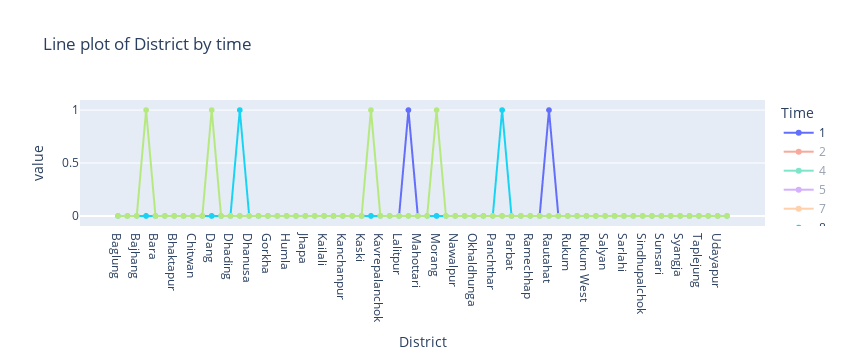

This figure's notebook cell:
### Code cell
Time = pd.read_csv('Time.csv')
ts = pd.DataFrame(df.groupby(['District','Time']).size().unstack(fill_value=0))
#ts= ts.loc[:,(ts[ts.columns].sum() > 70).values]
fig_lin = px.line(ts, title = 'Line plot of District by time', color = 'Time', markers = True,width=850) #text="value")
fig_lin.update_layout(xaxis = dict(showline=False,showgrid=False))
fig_lin.show()

### Figure 1 — Plotly figure (JSON) as saved in the notebook; plotly's stock layout.template omitted (floating-point values rounded to 4 significant figures)
{"data": [{"hovertemplate": "Time=1<br>District=%{x}<br>value=%{y}<extra></extra>", "legendgroup": "1", "line": {"color": "#636efa", "dash": "solid"}, "marker": {"symbol": "circle"}, "mode": "markers+lines", "name": "1", "showlegend": true, "type": "scattergl", "visible": true, "x": ["Baglung", "Baitadi", "Bajhang", "Banke", "Bara", "Bardiya", "Bhaktapur", "Bhojpur", "Chitwan", "Dailekh", "Dang", "Darchula", "Dhading", "Dhankuta", "Dhanusa", "Dolpa", "Gorkha", "Gulmi", "Humla", "Ilam", "Jhapa", "Jumla", "Kailali", "Kalikot", "Kanchanpur", "Kapilvastu", "Kaski", "Kathmandu", "Kavrepalanchok", "Khotang", "Lalitpur", "Lamjung", "Mahottari", "Makwanpur", "Morang", "Myagdi", "Nawalpur", "Nuwakot", "Okhaldhunga", "Palpa", "Panchthar", "Parasi", "Parbat", "Parsa", "Ramechhap", "Rasuwa", "Rautahat", "Rolpa", "Rukum", "Rukum East", "Rukum West", "Rupandehi", "Salyan", "Saptari", "Sarlahi", "Sindhuli", "Sindhupalchok", "Siraha", "Sunsari", "Surkhet", "Syangja", "Tanahu", "Taplejung", "Terhathum", "Udayapur", "siraha"], "xaxis": "x", "y": [0, 0, 0, 0, 0, 0, 0, 0, 0, 0, 0, 0, 0, 0, 0, 0, 0, 0, 0, 0, 0, 0, 0, 0, 0, 0, 0, 0, 0, 0, 0, 1, 0, 0, 0, 0, 0, 0, 0, 0, 0, 0, 0, 0, 0, 0, 1, 0, 0, 0, 0, 0, 0, 0, 0, 0, 0, 0, 0, 0, 0, 0, 0, 0, 0, 0], "yaxis": "y"}, {"hovertemplate": "Time=2<br>District=%{x}<br>value=%{y}<extra></extra>", "legendgroup": "2", "line": {"color": "#EF553B", "dash": "solid"}, "marker": {"symbol": "circle"}, "mode": "markers+lines", "name": "2", "showlegend": true, "type": "scattergl", "visible": "legendonly", "x": ["Baglung", "Baitadi", "Bajhang", "Banke", "Bara", "Bardiya", "Bhaktapur", "Bhojpur", "Chitwan", "Dailekh", "Dang", "Darchula", "Dhading", "Dhankuta", "Dhanusa", "Dolpa", "Gorkha", "Gulmi", "Humla", "Ilam", "Jhapa", "Jumla", "Kailali", "Kalikot", "Kanchanpur", "Kapilvastu", "Kaski", "Kathmandu", "Kavrepalanchok", "Khotang", "Lalitpur", "Lamjung", "Mahottari", "Makwanpur", "Morang", "Myagdi", "Nawalpur", "Nuwakot", "Okhaldhunga", "Palpa", "Panchthar", "Parasi", "Parbat", "Parsa", "Ramechhap", "Rasuwa", "Rautahat", "Rolpa", "Rukum", "Rukum East", "Rukum West", "Rupandehi", "Salyan", "Saptari", "Sarlahi", "Sindhuli", "Sindhupalchok", "Siraha", "Sunsari", "Surkhet", "Syangja", "Tanahu", "Taplejung", "Terhathum", "Udayapur", "siraha"], "xaxis": "x", "y": [2, 0, 0, 6, 3, 3, 3, 1, 1, 1, 5, 1, 0, 1, 2, 1, 1, 0, 1, 1, 4, 0, 7, 1, 3, 5, 3, 8, 1, 3, 2, 0, 1, 1, 2, 1, 0, 1, 1, 2, 1, 0, 0, 1, 1, 0, 9, 1, 0, 1, 2, 2, 0, 5, 1, 2, 1, 4, 3, 0, 1, 2, 0, 1, 5, 0], "yaxis": "y"}, {"hovertemplate": "Time=4<br>District=%{x}<br>value=%{y}<extra></extra>", "legendgroup": "4", "line": {"color": "#00cc96", "dash": "solid"}, "marker": {"symbol": "circle"}, "mode": "markers+lines", "name": "4", "showlegend": true, "type": "scattergl", "visible": "legendonly", "x": ["Baglung", "Baitadi", "Bajhang", "Banke", "Bara", "Bardiya", "Bhaktapur", "Bhojpur", "Chitwan", "Dailekh", "Dang", "Darchula", "Dhading", "Dhankuta", "Dhanusa", "Dolpa", "Gorkha", "Gulmi", "Humla", "Ilam", "Jhapa", "Jumla", "Kailali", "Kalikot", "Kanchanpur", "Kapilvastu", "Kaski", "Kathmandu", "Kavrepalanchok", "Khotang", "Lalitpur", "Lamjung", "Mahottari", "Makwanpur", "Morang", "Myagdi", "Nawalpur", "Nuwakot", "Okhaldhunga", "Palpa", "Panchthar", "Parasi", "Parbat", "Parsa", "Ramechhap", "Rasuwa", "Rautahat", "Rolpa", "Rukum", "Rukum East", "Rukum West", "Rupandehi", "Salyan", "Saptari", "Sarlahi", "Sindhuli", "Sindhupalchok", "Siraha", "Sunsari", "Surkhet", "Syangja", "Tanahu", "Taplejung", "Terhathum", "Udayapur", "siraha"], "xaxis": "x", "y": [0, 0, 0, 0, 0, 0, 0, 1, 0, 0, 0, 0, 0, 0, 0, 0, 0, 0, 0, 0, 0, 0, 0, 0, 0, 0, 0, 0, 0, 0, 0, 0, 0, 0, 0, 0, 0, 0, 0, 0, 0, 0, 0, 0, 0, 0, 0, 0, 0, 0, 0, 0, 0, 0, 0, 0, 0, 0, 0, 0, 0, 0, 0, 0, 0, 0], "yaxis": "y"}, {"hovertemplate": "Time=5<br>District=%{x}<br>value=%{y}<extra></extra>", "legendgroup": "5", "line": {"color": "#ab63fa", "dash": "solid"}, "marker": {"symbol": "circle"}, "mode": "markers+lines", "name": "5", "showlegend": true, "type": "scattergl", "visible": "legendonly", "x": ["Baglung", "Baitadi", "Bajhang", "Banke", "Bara", "Bardiya", "Bhaktapur", "Bhojpur", "Chitwan", "Dailekh", "Dang", "Darchula", "Dhading", "Dhankuta", "Dhanusa", "Dolpa", "Gorkha", "Gulmi", "Humla", "Ilam", "Jhapa", "Jumla", "Kailali", "Kalikot", "Kanchanpur", "Kapilvastu", "Kaski", "Kathmandu", "Kavrepalanchok", "Khotang", "Lalitpur", "Lamjung", "Mahottari", "Makwanpur", "Morang", "Myagdi", "Nawalpur", "Nuwakot", "Okhaldhunga", "Palpa", "Panchthar", "Parasi", "Parbat", "Parsa", "Ramechhap", "Rasuwa", "Rautahat", "Rolpa", "Rukum", "Rukum East", "Rukum West", "Rupandehi", "Salyan", "Saptari", "Sarlahi", "Sindhuli", "Sindhupalchok", "Siraha", "Sunsari", "Surkhet", "Syangja", "Tanahu", "Taplejung", "Terhathum", "Udayapur", "siraha"], "xaxis": "x", "y": [0, 0, 0, 0, 0, 0, 0, 0, 0, 0, 0, 0, 0, 0, 0, 0, 0, 0, 0, 0, 0, 0, 0, 0, 0, 0, 0, 0, 0, 0, 0, 0, 0, 0, 0, 0, 0, 0, 0, 0, 0, 0, 0, 0, 0, 0, 0, 0, 0, 0, 0, 0, 0, 0, 0, 0, 0, 0, 0, 1, 0, 0, 0, 0, 0, 0], "yaxis": "y"}, {"hovertemplate": "Time=7<br>District=%{x}<br>value=%{y}<extra></extra>", "legendgroup": "7", "line": {"color": "#FFA15A", "dash": "solid"}, "marker": {"symbol": "circle"}, "mode": "markers+lines", "name": "7", "showlegend": true, "type": "scattergl", "visible": "legendonly", "x": ["Baglung", "Baitadi", "Bajhang", "Banke", "Bara", "Bardiya", "Bhaktapur", "Bhojpur", "Chitwan", "Dailekh", "Dang", "Darchula", "Dhading", "Dhankuta", "Dhanusa", "Dolpa", "Gorkha", "Gulmi", "Humla", "Ilam", "Jhapa", "Jumla", "Kailali", "Kalikot", "Kanchanpur", "Kapilvastu", "Kaski", "Kathmandu", "Kavrepalanchok", "Khotang", "Lalitpur", "Lamjung", "Mahottari", "Makwanpur", "Morang", "Myagdi", "Nawalpur", "Nuwakot", "Okhaldhunga", "Palpa", "Panchthar", "Parasi", "Parbat", "Parsa", "Ramechhap", "Rasuwa", "Rautahat", "Rolpa", "Rukum", "Rukum East", "Rukum West", "Rupandehi", "Salyan", "Saptari", "Sarlahi", "Sindhuli", "Sindhupalchok", "Siraha", "Sunsari", "Surkhet", "Syangja", "Tanahu", "Taplejung", "Terhathum", "Udayapur", "siraha"], "xaxis": "x", "y": [0, 0, 0, 0, 0, 0, 0, 0, 0, 0, 0, 0, 0, 0, 0, 0, 0, 0, 0, 0, 1, 0, 0, 0, 1, 0, 0, 0, 0, 0, 0, 0, 0, 0, 0, 0, 0, 0, 0, 0, 0, 0, 0, 0, 0, 0, 1, 0, 0, 0, 0, 0, 0, 0, 0, 0, 0, 0, 0, 0, 0, 0, 0, 0, 1, 0], "yaxis": "y"}, {"hovertemplate": "Time=8<br>District=%{x}<br>value=%{y}<extra></extra>", "legendgroup": "8", "line": {"color": "#19d3f3", "dash": "solid"}, "marker": {"symbol": "circle"}, "mode": "markers+lines", "name": "8", "showlegend": true, "type": "scattergl", "visible": true, "x": ["Baglung", "Baitadi", "Bajhang", "Banke", "Bara", "Bardiya", "Bhaktapur", "Bhojpur", "Chitwan", "Dailekh", "Dang", "Darchula", "Dhading", "Dhankuta", "Dhanusa", "Dolpa", "Gorkha", "Gulmi", "Humla", "Ilam", "Jhapa", "Jumla", "Kailali", "Kalikot", "Kanchanpur", "Kapilvastu", "Kaski", "Kathmandu", "Kavrepalanchok", "Khotang", "Lalitpur", "Lamjung", "Mahottari", "Makwanpur", "Morang", "Myagdi", "Nawalpur", "Nuwakot", "Okhaldhunga", "Palpa", "Panchthar", "Parasi", "Parbat", "Parsa", "Ramechhap", "Rasuwa", "Rautahat", "Rolpa", "Rukum", "Rukum East", "Rukum West", "Rupandehi", "Salyan", "Saptari", "Sarlahi", "Sindhuli", "Sindhupalchok", "Siraha", "Sunsari", "Surkhet", "Syangja", "Tanahu", "Taplejung", "Terhathum", "Udayapur", "siraha"], "xaxis": "x", "y": [0, 0, 0, 0, 0, 0, 0, 0, 0, 0, 0, 0, 0, 1, 0, 0, 0, 0, 0, 0, 0, 0, 0, 0, 0, 0, 0, 0, 0, 0, 0, 0, 0, 0, 0, 0, 0, 0, 0, 0, 0, 1, 0, 0, 0, 0, 0, 0, 0, 0, 0, 0, 0, 0, 0, 0, 0, 0, 0, 0, 0, 0, 0, 0, 0, 0], "yaxis": "y"}, {"hovertemplate": "Time=9<br>District=%{x}<br>value=%{y}<extra></extra>", "legendgroup": "9", "line": {"color": "#FF6692", "dash": "solid"}, "marker": {"symbol": "circle"}, "mode": "markers+lines", "name": "9", "showlegend": true, "type": "scattergl", "visible": "legendonly", "x": ["Baglung", "Baitadi", "Bajhang", "Banke", "Bara", "Bardiya", "Bhaktapur", "Bhojpur", "Chitwan", "Dailekh", "Dang", "Darchula", "Dhading", "Dhankuta", "Dhanusa", "Dolpa", "Gorkha", "Gulmi", "Humla", "Ilam", "Jhapa", "Jumla", "Kailali", "Kalikot", "Kanchanpur", "Kapilvastu", "Kaski", "Kathmandu", "Kavrepalanchok", "Khotang", "Lalitpur", "Lamjung", "Mahottari", "Makwanpur", "Morang", "Myagdi", "Nawalpur", "Nuwakot", "Okhaldhunga", "Palpa", "Panchthar", "Parasi", "Parbat", "Parsa", "Ramechhap", "Rasuwa", "Rautahat", "Rolpa", "Rukum", "Rukum East", "Rukum West", "Rupandehi", "Salyan", "Saptari", "Sarlahi", "Sindhuli", "Sindhupalchok", "Siraha", "Sunsari", "Surkhet", "Syangja", "Tanahu", "Taplejung", "Terhathum", "Udayapur", "siraha"], "xaxis": "x", "y": [0, 0, 0, 1, 1, 0, 0, 0, 0, 0, 1, 0, 1, 0, 0, 0, 0, 0, 0, 1, 1, 0, 0, 0, 1, 0, 1, 0, 0, 0, 0, 0, 0, 1, 1, 0, 0, 0, 0, 1, 0, 0, 0, 2, 0, 0, 0, 0, 0, 0, 0, 1, 0, 0, 1, 1, 0, 1, 0, 0, 0, 1, 0, 0, 1, 1], "yaxis": "y"}, {"hovertemplate": "Time=10<br>District=%{x}<br>value=%{y}<extra></extra>", "legendgroup": "10", "line": {"color": "#B6E880", "dash": "solid"}, "marker": {"symbol": "circle"}, "mode": "markers+lines", "name": "10", "showlegend": true, "type": "scattergl", "visible": true, "x": ["Baglung", "Baitadi", "Bajhang", "Banke", "Bara", "Bardiya", "Bhaktapur", "Bhojpur", "Chitwan", "Dailekh", "Dang", "Darchula", "Dhading", "Dhankuta", "Dhanusa", "Dolpa", "Gorkha", "Gulmi", "Humla", "Ilam", "Jhapa", "Jumla", "Kailali", "Kalikot", "Kanchanpur", "Kapilvastu", "Kaski", "Kathmandu", "Kavrepalanchok", "Khotang", "Lalitpur", "Lamjung", "Mahottari", "Makwanpur", "Morang", "Myagdi", "Nawalpur", "Nuwakot", "Okhaldhunga", "Palpa", "Panchthar", "Parasi", "Parbat", "Parsa", "Ramechhap", "Rasuwa", "Rautahat", "Rolpa", "Rukum", "Rukum East", "Rukum West", "Rupandehi", "Salyan", "Saptari", "Sarlahi", "Sindhuli", "Sindhupalchok", "Siraha", "Sunsari", "Surkhet", "Syangja", "Tanahu", "Taplejung", "Terhathum", "Udayapur", "siraha"], "xaxis": "x", "y": [0, 0, 0, 1, 0, 0, 0, 0, 0, 0, 1, 0, 0, 0, 0, 0, 0, 0, 0, 0, 0, 0, 0, 0, 0, 0, 0, 1, 0, 0, 0, 0, 0, 0, 1, 0, 0, 0, 0, 0, 0, 0, 0, 0, 0, 0, 0, 0, 0, 0, 0, 0, 0, 0, 0, 0, 0, 0, 0, 0, 0, 0, 0, 0, 0, 0], "yaxis": "y"}, {"hovertemplate": "Time=11<br>District=%{x}<br>value=%{y}<extra></extra>", "legendgroup": "11", "line": {"color": "#FF97FF", "dash": "solid"}, "marker": {"symbol": "circle"}, "mode": "markers+lines", "name": "11", "showlegend": true, "type": "scattergl", "visible": "legendonly", "x": ["Baglung", "Baitadi", "Bajhang", "Banke", "Bara", "Bardiya", "Bhaktapur", "Bhojpur", "Chitwan", "Dailekh", "Dang", "Darchula", "Dhading", "Dhankuta", "Dhanusa", "Dolpa", "Gorkha", "Gulmi", "Humla", "Ilam", "Jhapa", "Jumla", "Kailali", "Kalikot", "Kanchanpur", "Kapilvastu", "Kaski", "Kathmandu", "Kavrepalanchok", "Khotang", "Lalitpur", "Lamjung", "Mahottari", "Makwanpur", "Morang", "Myagdi", "Nawalpur", "Nuwakot", "Okhaldhunga", "Palpa", "Panchthar", "Parasi", "Parbat", "Parsa", "Ramechhap", "Rasuwa", "Rautahat", "Rolpa", "Rukum", "Rukum East", "Rukum West", "Rupandehi", "Salyan", "Saptari", "Sarlahi", "Sindhuli", "Sindhupalchok", "Siraha", "Sunsari", "Surkhet", "Syangja", "Tanahu", "Taplejung", "Terhathum", "Udayapur", "siraha"], "xaxis": "x", "y": [0, 0, 0, 0, 0, 0, 1, 0, 0, 0, 0, 0, 0, 0, 0, 0, 0, 0, 0, 0, 0, 0, 0, 0, 0, 0, 0, 1, 0, 0, 0, 0, 0, 0, 1, 0, 0, 0, 0, 0, 0, 0, 0, 0, 0, 0, 0, 0, 0, 0, 0, 0, 0, 0, 1, 0, 0, 0, 0, 0, 0, 0, 0, 0, 0, 0], "yaxis": "y"}, {"hovertemplate": "Time=12<br>District=%{x}<br>value=%{y}<extra></extra>", "legendgroup": "12", "line": {"color": "#FECB52", "dash": "solid"}, "marker": {"symbol": "circle"}, "mode": "markers+lines", "name": "12", "showlegend": true, "type": "scattergl", "visible": "legendonly", "x": ["Baglung", "Baitadi", "Bajhang", "Banke", "Bara", "Bardiya", "Bhaktapur", "Bhojpur", "Chitwan", "Dailekh", "Dang", "Darchula", "Dhading", "Dhankuta", "Dhanusa", "Dolpa", "Gorkha", "Gulmi", "Humla", "Ilam", "Jhapa", "Jumla", "Kailali", "Kalikot", "Kanchanpur", "Kapilvastu", "Kaski", "Kathmandu", "Kavrepalanchok", "Khotang", "Lalitpur", "Lamjung", "Mahottari", "Makwanpur", "Morang", "Myagdi", "Nawalpur", "Nuwakot", "Okhaldhunga", "Palpa", "Panchthar", "Parasi", "Parbat", "Parsa", "Ramechhap", "Rasuwa", "Rautahat", "Rolpa", "Rukum", "Rukum East", "Rukum West", "Rupandehi", "Salyan", "Saptari", "Sarlahi", "Sindhuli", "Sindhupalchok", "Siraha", "Sunsari", "Surkhet", "Syangja", "Tanahu", "Taplejung", "Terhathum", "Udayapur", "siraha"], "xaxis": "x", "y": [0, 0, 0, 0, 0, 0, 0, 1, 0, 0, 0, 0, 0, 0, 0, 0, 0, 0, 0, 0, 0, 0, 0, 0, 0, 0, 0, 1, 0, 0, 0, 0, 0, 0, 0, 0, 0, 0, 0, 0, 0, 0, 0, 0, 0, 0, 0, 0, 0, 0, 0, 0, 0, 0, 0, 0, 0, 0, 1, 0, 0, 0, 0, 1, 0, 0], "yaxis": "y"}, {"hovertemplate": "Time=13<br>District=%{x}<br>value=%{y}<extra></extra>", "legendgroup": "13", "line": {"color": "#636efa", "dash": "solid"}, "marker": {"symbol": "circle"}, "mode": "markers+lines", "name": "13", "showlegend": true, "type": "scattergl", "visible": "legendonly", "x": ["Baglung", "Baitadi", "Bajhang", "Banke", "Bara", "Bardiya", "Bhaktapur", "Bhojpur", "Chitwan", "Dailekh", "Dang", "Darchula", "Dhading", "Dhankuta", "Dhanusa", "Dolpa", "Gorkha", "Gulmi", "Humla", "Ilam", "Jhapa", "Jumla", "Kailali", "Kalikot", "Kanchanpur", "Kapilvastu", "Kaski", "Kathmandu", "Kavrepalanchok", "Khotang", "Lalitpur", "Lamjung", "Mahottari", "Makwanpur", "Morang", "Myagdi", "Nawalpur", "Nuwakot", "Okhaldhunga", "Palpa", "Panchthar", "Parasi", "Parbat", "Parsa", "Ramechhap", "Rasuwa", "Rautahat", "Rolpa", "Rukum", "Rukum East", "Rukum West", "Rupandehi", "Salyan", "Saptari", "Sarlahi", "Sindhuli", "Sindhupalchok", "Siraha", "Sunsari", "Surkhet", "Syangja", "Tanahu", "Taplejung", "Terhathum", "Udayapur", "siraha"], "xaxis": "x", "y": [0, 0, 0, 0, 1, 0, 0, 0, 0, 0, 0, 0, 0, 0, 0, 0, 0, 0, 0, 0, 0, 0, 0, 0, 0, 0, 0, 1, 0, 0, 0, 0, 0, 0, 0, 0, 0, 0, 0, 0, 0, 0, 0, 0, 0, 0, 0, 0, 0, 0, 0, 0, 0, 0, 0, 0, 0, 0, 0, 0, 0, 0, 0, 1, 0, 0], "yaxis": "y"}, {"hovertemplate": "Time=14<br>District=%{x}<br>value=%{y}<extra></extra>", "legendgroup": "14", "line": {"color": "#EF553B", "dash": "solid"}, "marker": {"symbol": "circle"}, "mode": "markers+lines", "name": "14", "showlegend": true, "type": "scattergl", "visible": "legendonly", "x": ["Baglung", "Baitadi", "Bajhang", "Banke", "Bara", "Bardiya", "Bhaktapur", "Bhojpur", "Chitwan", "Dailekh", "Dang", "Darchula", "Dhading", "Dhankuta", "Dhanusa", "Dolpa", "Gorkha", "Gulmi", "Humla", "Ilam", "Jhapa", "Jumla", "Kailali", "Kalikot", "Kanchanpur", "Kapilvastu", "Kaski", "Kathmandu", "Kavrepalanchok", "Khotang", "Lalitpur", "Lamjung", "Mahottari", "Makwanpur", "Morang", "Myagdi", "Nawalpur", "Nuwakot", "Okhaldhunga", "Palpa", "Panchthar", "Parasi", "Parbat", "Parsa", "Ramechhap", "Rasuwa", "Rautahat", "Rolpa", "Rukum", "Rukum East", "Rukum West", "Rupandehi", "Salyan", "Saptari", "Sarlahi", "Sindhuli", "Sindhupalchok", "Siraha", "Sunsari", "Surkhet", "Syangja", "Tanahu", "Taplejung", "Terhathum", "Udayapur", "siraha"], "xaxis": "x", "y": [0, 0, 0, 1, 2, 0, 0, 1, 0, 0, 3, 0, 0, 1, 0, 0, 0, 0, 0, 0, 0, 0, 1, 0, 1, 0, 0, 2, 0, 0, 0, 0, 0, 0, 2, 0, 0, 1, 1, 0, 2, 1, 0, 1, 0, 1, 1, 0, 0, 1, 0, 1, 0, 1, 0, 1, 0, 1, 1, 0, 0, 1, 1, 2, 1, 0], "yaxis": "y"}, {"hovertemplate": "Time=15<br>District=%{x}<br>value=%{y}<extra></extra>", "legendgroup": "15", "line": {"color": "#00cc96", "dash": "solid"}, "marker": {"symbol": "circle"}, "mode": "markers+lines", "name": "15", "showlegend": true, "type": "scattergl", "visible": "legendonly", "x": ["Baglung", "Baitadi", "Bajhang", "Banke", "Bara", "Bardiya", "Bhaktapur", "Bhojpur", "Chitwan", "Dailekh", "Dang", "Darchula", "Dhading", "Dhankuta", "Dhanusa", "Dolpa", "Gorkha", "Gulmi", "Humla", "Ilam", "Jhapa", "Jumla", "Kailali", "Kalikot", "Kanchanpur", "Kapilvastu", "Kaski", "Kathmandu", "Kavrepalanchok", "Khotang", "Lalitpur", "Lamjung", "Mahottari", "Makwanpur", "Morang", "Myagdi", "Nawalpur", "Nuwakot", "Okhaldhunga", "Palpa", "Panchthar", "Parasi", "Parbat", "Parsa", "Ramechhap", "Rasuwa", "Rautahat", "Rolpa", "Rukum", "Rukum East", "Rukum West", "Rupandehi", "Salyan", "Saptari", "Sarlahi", "Sindhuli", "Sindhupalchok", "Siraha", "Sunsari", "Surkhet", "Syangja", "Tanahu", "Taplejung", "Terhathum", "Udayapur", "siraha"], "xaxis": "x", "y": [0, 0, 0, 0, 0, 0, 0, 0, 0, 0, 0, 0, 0, 0, 0, 0, 0, 0, 0, 0, 0, 0, 0, 0, 0, 0, 0, 0, 0, 0, 0, 0, 0, 0, 1, 0, 0, 0, 0, 1, 0, 0, 0, 0, 0, 0, 0, 0, 0, 0, 0, 0, 0, 0, 0, 0, 0, 1, 0, 0, 1, 0, 0, 0, 0, 0], "yaxis": "y"}, {"hovertemplate": "Time=16<br>District=%{x}<br>value=%{y}<extra></extra>", "legendgroup": "16", "line": {"color": "#ab63fa", "dash": "solid"}, "marker": {"symbol": "circle"}, "mode": "markers+lines", "name": "16", "showlegend": true, "type": "scattergl", "visible": "legendonly", "x": ["Baglung", "Baitadi", "Bajhang", "Banke", "Bara", "Bardiya", "Bhaktapur", "Bhojpur", "Chitwan", "Dailekh", "Dang", "Darchula", "Dhading", "Dhankuta", "Dhanusa", "Dolpa", "Gorkha", "Gulmi", "Humla", "Ilam", "Jhapa", "Jumla", "Kailali", "Kalikot", "Kanchanpur", "Kapilvastu", "Kaski", "Kathmandu", "Kavrepalanchok", "Khotang", "Lalitpur", "Lamjung", "Mahottari", "Makwanpur", "Morang", "Myagdi", "Nawalpur", "Nuwakot", "Okhaldhunga", "Palpa", "Panchthar", "Parasi", "Parbat", "Parsa", "Ramechhap", "Rasuwa", "Rautahat", "Rolpa", "Rukum", "Rukum East", "Rukum West", "Rupandehi", "Salyan", "Saptari", "Sarlahi", "Sindhuli", "Sindhupalchok", "Siraha", "Sunsari", "Surkhet", "Syangja", "Tanahu", "Taplejung", "Terhathum", "Udayapur", "siraha"], "xaxis": "x", "y": [0, 0, 0, 0, 0, 0, 0, 0, 1, 0, 0, 0, 0, 0, 0, 0, 0, 0, 0, 0, 1, 0, 0, 0, 0, 1, 0, 0, 0, 0, 0, 0, 0, 1, 0, 0, 0, 0, 0, 1, 0, 0, 0, 0, 0, 0, 0, 0, 0, 0, 0, 0, 0, 0, 0, 0, 0, 0, 0, 0, 0, 0, 0, 0, 0, 0], "yaxis": "y"}, {"hovertemplate": "Time=17<br>District=%{x}<br>value=%{y}<extra></extra>", "legendgroup": "17", "line": {"color": "#FFA15A", "dash": "solid"}, "marker": {"symbol": "circle"}, "mode": "markers+lines", "name": "17", "showlegend": true, "type": "scattergl", "visible": "legendonly", "x": ["Baglung", "Baitadi", "Bajhang", "Banke", "Bara", "Bardiya", "Bhaktapur", "Bhojpur", "Chitwan", "Dailekh", "Dang", "Darchula", "Dhading", "Dhankuta", "Dhanusa", "Dolpa", "Gorkha", "Gulmi", "Humla", "Ilam", "Jhapa", "Jumla", "Kailali", "Kalikot", "Kanchanpur", "Kapilvastu", "Kaski", "Kathmandu", "Kavrepalanchok", "Khotang", "Lalitpur", "Lamjung", "Mahottari", "Makwanpur", "Morang", "Myagdi", "Nawalpur", "Nuwakot", "Okhaldhunga", "Palpa", "Panchthar", "Parasi", "Parbat", "Parsa", "Ramechhap", "Rasuwa", "Rautahat", "Rolpa", "Rukum", "Rukum East", "Rukum West", "Rupandehi", "Salyan", "Saptari", "Sarlahi", "Sindhuli", "Sindhupalchok", "Siraha", "Sunsari", "Surkhet", "Syangja", "Tanahu", "Taplejung", "Terhathum", "Udayapur", "siraha"], "xaxis": "x", "y": [0, 1, 0, 0, 0, 0, 0, 0, 0, 0, 0, 0, 0, 0, 0, 0, 0, 0, 0, 0, 0, 0, 0, 0, 0, 0, 0, 1, 0, 0, 0, 0, 0, 0, 1, 0, 0, 0, 0, 0, 0, 0, 0, 0, 0, 0, 0, 0, 0, 0, 0, 0, 0, 0, 0, 0, 0, 0, 0, 0, 0, 0, 0, 0, 0, 0], "yaxis": "y"}, {"hovertemplate": "Time=18<br>District=%{x}<br>value=%{y}<extra></extra>", "legendgroup": "18", "line": {"color": "#19d3f3", "dash": "solid"}, "marker": {"symbol": "circle"}, "mode": "markers+lines", "name": "18", "showlegend": true, "type": "scattergl", "visible": "legendonly", "x": ["Baglung", "Baitadi", "Bajhang", "Banke", "Bara", "Bardiya", "Bhaktapur", "Bhojpur", "Chitwan", "Dailekh", "Dang", "Darchula", "Dhading", "Dhankuta", "Dhanusa", "Dolpa", "Gorkha", "Gulmi", "Humla", "Ilam", "Jhapa", "Jumla", "Kailali", "Kalikot", "Kanchanpur", "Kapilvastu", "Kaski", "Kathmandu", "Kavrepalanchok", "Khotang", "Lalitpur", "Lamjung", "Mahottari", "Makwanpur", "Morang", "Myagdi", "Nawalpur", "Nuwakot", "Okhaldhunga", "Palpa", "Panchthar", "Parasi", "Parbat", "Parsa", "Ramechhap", "Rasuwa", "Rautahat", "Rolpa", "Rukum", "Rukum East", "Rukum West", "Rupandehi", "Salyan", "Saptari", "Sarlahi", "Sindhuli", "Sindhupalchok", "Siraha", "Sunsari", "Surkhet", "Syangja", "Tanahu", "Taplejung", "Terhathum", "Udayapur", "siraha"], "xaxis": "x", "y": [0, 0, 0, 0, 0, 0, 0, 0, 0, 0, 2, 0, 0, 0, 0, 0, 0, 0, 0, 0, 0, 0, 0, 0, 0, 0, 0, 3, 1, 0, 0, 0, 0, 0, 1, 0, 0, 0, 0, 0, 0, 0, 0, 0, 0, 0, 0, 0, 0, 0, 0, 0, 0, 0, 0, 0, 0, 0, 0, 0, 0, 0, 0, 0, 0, 0], "yaxis": "y"}, {"hovertemplate": "Time=19<br>District=%{x}<br>value=%{y}<extra></extra>", "legendgroup": "19", "line": {"color": "#FF6692", "dash": "solid"}, "marker": {"symbol": "circle"}, "mode": "markers+lines", "name": "19", "showlegend": true, "type": "scattergl", "visible": "legendonly", "x": ["Baglung", "Baitadi", "Bajhang", "Banke", "Bara", "Bardiya", "Bhaktapur", "Bhojpur", "Chitwan", "Dailekh", "Dang", "Darchula", "Dhading", "Dhankuta", "Dhanusa", "Dolpa", "Gorkha", "Gulmi", "Humla", "Ilam", "Jhapa", "Jumla", "Kailali", "Kalikot", "Kanchanpur", "Kapilvastu", "Kaski", "Kathmandu", "Kavrepalanchok", "Khotang", "Lalitpur", "Lamjung", "Mahottari", "Makwanpur", "Morang", "Myagdi", "Nawalpur", "Nuwakot", "Okhaldhunga", "Palpa", "Panchthar", "Parasi", "Parbat", "Parsa", "Ramechhap", "Rasuwa", "Rautahat", "Rolpa", "Rukum", "Rukum East", "Rukum West", "Rupandehi", "Salyan", "Saptari", "Sarlahi", "Sindhuli", "Sindhupalchok", "Siraha", "Sunsari", "Surkhet", "Syangja", "Tanahu", "Taplejung", "Terhathum", "Udayapur", "siraha"], "xaxis": "x", "y": [0, 0, 0, 0, 1, 0, 0, 0, 0, 0, 1, 0, 0, 0, 0, 0, 0, 1, 0, 0, 3, 0, 0, 0, 0, 0, 1, 0, 1, 0, 0, 0, 0, 0, 0, 0, 0, 0, 0, 0, 0, 0, 0, 0, 0, 0, 0, 0, 0, 0, 0, 1, 0, 0, 0, 0, 0, 0, 1, 0, 0, 0, 0, 0, 0, 0], "yaxis": "y"}, {"hovertemplate": "Time=20<br>District=%{x}<br>value=%{y}<extra></extra>", "legendgroup": "20", "line": {"color": "#B6E880", "dash": "solid"}, "marker": {"symbol": "circle"}, "mode": "markers+lines", "name": "20", "showlegend": true, "type": "scattergl", "visible": "legendonly", "x": ["Baglung", "Baitadi", "Bajhang", "Banke", "Bara", "Bardiya", "Bhaktapur", "Bhojpur", "Chitwan", "Dailekh", "Dang", "Darchula", "Dhading", "Dhankuta", "Dhanusa", "Dolpa", "Gorkha", "Gulmi", "Humla", "Ilam", "Jhapa", "Jumla", "Kailali", "Kalikot", "Kanchanpur", "Kapilvastu", "Kaski", "Kathmandu", "Kavrepalanchok", "Khotang", "Lalitpur", "Lamjung", "Mahottari", "Makwanpur", "Morang", "Myagdi", "Nawalpur", "Nuwakot", "Okhaldhunga", "Palpa", "Panchthar", "Parasi", "Parbat", "Parsa", "Ramechhap", "Rasuwa", "Rautahat", "Rolpa", "Rukum", "Rukum East", "Rukum West", "Rupandehi", "Salyan", "Saptari", "Sarlahi", "Sindhuli", "Sindhupalchok", "Siraha", "Sunsari", "Surkhet", "Syangja", "Tanahu", "Taplejung", "Terhathum", "Udayapur", "siraha"], "xaxis": "x", "y": [0, 0, 0, 1, 0, 1, 1, 0, 0, 0, 2, 0, 0, 0, 0, 0, 0, 2, 0, 0, 4, 1, 0, 0, 1, 0, 0, 3, 0, 1, 1, 0, 2, 2, 2, 3, 2, 0, 0, 0, 1, 1, 1, 2, 0, 0, 1, 0, 2, 0, 1, 1, 1, 0, 0, 0, 0, 0, 2, 0, 0, 2, 0, 0, 4, 0], "yaxis": "y"}, {"hovertemplate": "Time=21<br>District=%{x}<br>value=%{y}<extra></extra>", "legendgroup": "21", "line": {"color": "#FF97FF", "dash": "solid"}, "marker": {"symbol": "circle"}, "mode": "markers+lines", "name": "21", "showlegend": true, "type": "scattergl", "visible": "legendonly", "x": ["Baglung", "Baitadi", "Bajhang", "Banke", "Bara", "Bardiya", "Bhaktapur", "Bhojpur", "Chitwan", "Dailekh", "Dang", "Darchula", "Dhading", "Dhankuta", "Dhanusa", "Dolpa", "Gorkha", "Gulmi", "Humla", "Ilam", "Jhapa", "Jumla", "Kailali", "Kalikot", "Kanchanpur", "Kapilvastu", "Kaski", "Kathmandu", "Kavrepalanchok", "Khotang", "Lalitpur", "Lamjung", "Mahottari", "Makwanpur", "Morang", "Myagdi", "Nawalpur", "Nuwakot", "Okhaldhunga", "Palpa", "Panchthar", "Parasi", "Parbat", "Parsa", "Ramechhap", "Rasuwa", "Rautahat", "Rolpa", "Rukum", "Rukum East", "Rukum West", "Rupandehi", "Salyan", "Saptari", "Sarlahi", "Sindhuli", "Sindhupalchok", "Siraha", "Sunsari", "Surkhet", "Syangja", "Tanahu", "Taplejung", "Terhathum", "Udayapur", "siraha"], "xaxis": "x", "y": [0, 0, 0, 0, 0, 0, 0, 0, 0, 0, 1, 0, 0, 0, 0, 0, 0, 0, 0, 0, 1, 0, 0, 0, 0, 0, 0, 2, 0, 0, 0, 0, 0, 0, 0, 0, 0, 0, 0, 0, 0, 0, 0, 0, 0, 0, 1, 0, 0, 0, 1, 0, 0, 1, 0, 0, 0, 0, 0, 0, 0, 0, 0, 0, 0, 0], "yaxis": "y"}, {"hovertemplate": "Time=22<br>District=%{x}<br>value=%{y}<extra></extra>", "legendgroup": "22", "line": {"color": "#FECB52", "dash": "solid"}, "marker": {"symbol": "circle"}, "mode": "markers+lines", "name": "22", "showlegend": true, "type": "scattergl", "visible": "legendonly", "x": ["Baglung", "Baitadi", "Bajhang", "Banke", "Bara", "Bardiya", "Bhaktapur", "Bhojpur", "Chitwan", "Dailekh", "Dang", "Darchula", "Dhading", "Dhankuta", "Dhanusa", "Dolpa", "Gorkha", "Gulmi", "Humla", "Ilam", "Jhapa", "Jumla", "Kailali", "Kalikot", "Kanchanpur", "Kapilvastu", "Kaski", "Kathmandu", "Kavrepalanchok", "Khotang", "Lalitpur", "Lamjung", "Mahottari", "Makwanpur", "Morang", "Myagdi", "Nawalpur", "Nuwakot", "Okhaldhunga", "Palpa", "Panchthar", "Parasi", "Parbat", "Parsa", "Ramechhap", "Rasuwa", "Rautahat", "Rolpa", "Rukum", "Rukum East", "Rukum West", "Rupandehi", "Salyan", "Saptari", "Sarlahi", "Sindhuli", "Sindhupalchok", "Siraha", "Sunsari", "Surkhet", "Syangja", "Tanahu", "Taplejung", "Terhathum", "Udayapur", "siraha"], "xaxis": "x", "y": [0, 0, 0, 0, 0, 0, 0, 0, 0, 0, 0, 0, 0, 0, 0, 0, 0, 0, 0, 0, 0, 0, 0, 0, 0, 0, 0, 1, 0, 0, 0, 0, 0, 0, 0, 0, 0, 0, 0, 0, 0, 0, 0, 0, 0, 0, 0, 0, 1, 0, 0, 0, 0, 1, 0, 0, 0, 0, 1, 0, 0, 0, 0, 0, 0, 0], "yaxis": "y"}, {"hovertemplate": "Time=23<br>District=%{x}<br>value=%{y}<extra></extra>", "legendgroup": "23", "line": {"color": "#636efa", "dash": "solid"}, "marker": {"symbol": "circle"}, "mode": "markers+lines", "name": "23", "showlegend": true, "type": "scattergl", "visible": "legendonly", "x": ["Baglung", "Baitadi", "Bajhang", "Banke", "Bara", "Bardiya", "Bhaktapur", "Bhojpur", "Chitwan", "Dailekh", "Dang", "Darchula", "Dhading", "Dhankuta", "Dhanusa", "Dolpa", "Gorkha", "Gulmi", "Humla", "Ilam", "Jhapa", "Jumla", "Kailali", "Kalikot", "Kanchanpur", "Kapilvastu", "Kaski", "Kathmandu", "Kavrepalanchok", "Khotang", "Lalitpur", "Lamjung", "Mahottari", "Makwanpur", "Morang", "Myagdi", "Nawalpur", "Nuwakot", "Okhaldhunga", "Palpa", "Panchthar", "Parasi", "Parbat", "Parsa", "Ramechhap", "Rasuwa", "Rautahat", "Rolpa", "Rukum", "Rukum East", "Rukum West", "Rupandehi", "Salyan", "Saptari", "Sarlahi", "Sindhuli", "Sindhupalchok", "Siraha", "Sunsari", "Surkhet", "Syangja", "Tanahu", "Taplejung", "Terhathum", "Udayapur", "siraha"], "xaxis": "x", "y": [0, 0, 1, 0, 0, 0, 0, 0, 0, 0, 1, 0, 0, 0, 1, 0, 0, 0, 0, 0, 0, 0, 0, 0, 0, 0, 0, 0, 0, 0, 0, 0, 0, 0, 0, 0, 0, 0, 0, 0, 0, 0, 0, 0, 0, 0, 1, 0, 0, 0, 0, 0, 0, 0, 0, 0, 0, 0, 0, 0, 0, 0, 0, 0, 0, 0], "yaxis": "y"}], "layout": {"height": 360, "legend": {"title": {"text": "Time"}, "tracegroupgap": 0}, "title": {"text": "Line plot of District by time"}, "width": 850, "xaxis": {"anchor": "y", "autorange": true, "domain": [0, 1], "range": [-4.057, 69.06], "showgrid": false, "showline": false, "title": {"text": "District"}, "type": "category"}, "yaxis": {"anchor": "x", "autorange": true, "domain": [0, 1], "range": [-0.09701, 1.097], "title": {"text": "value"}, "type": "linear"}}}
